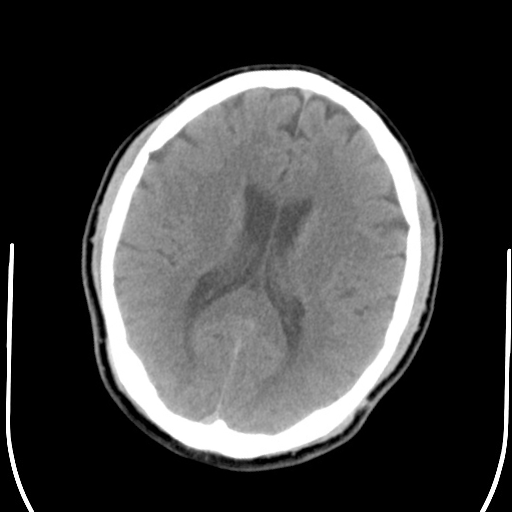
//> input picture 1093508_LA_hw1/公開測資/public_01.png, 512 x 512 px
$ ./1093508_LA_hw1 '公開測資/public_01.png' out.png   (built with g++ and OpenCV 4)
//> lines starting //> are read from the running program, lines starting //| are printed output that depends on the picture; after the words box and inside, x2 and y2 are one past the last pixel; in counts of white or black regions, pixels touching at a corner belong together
#include<opencv2/opencv.hpp>
#include<iostream>
#include<string>
#include<vector>
using namespace std;
using namespace cv;

int getMaxAreaContourId(vector <vector<cv::Point>> contours) {// code from https://stackoverflow.com/a/46200638 of course
	double maxArea = 0;
	int maxAreaContourId = -1;
	for (int j = 0; j < contours.size(); j++) {
		double newArea = cv::contourArea(contours.at(j));
		if (newArea > maxArea) {
			maxArea = newArea;
			maxAreaContourId = j;
		} // End if
	} // End for
	return maxAreaContourId;
} // End function


int main(int argc, char* argv[])
{
	//modify this two line for input and output
	String image_path = argv[1];
	String image_path_out = argv[2];


	Mat img = imread(image_path, IMREAD_GRAYSCALE);//load image as greyscale
//> img is the input picture: 512 rows x 512 cols, CV_8UC1; min 0, max 255, mean 66.3
	if (img.empty()) {
		cout << "Couldn't read the img: " << image_path << endl;
		return 1;
	}

	//imshow("Original", img);

	Mat thresh;
	threshold(img, thresh, 200, 255, THRESH_BINARY);
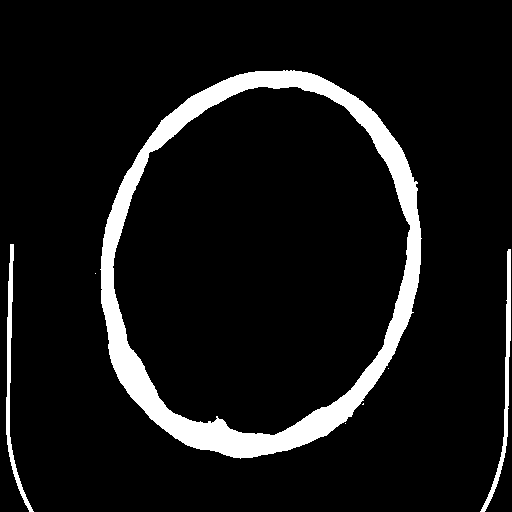
//> thresh: 512 rows x 512 cols, CV_8UC1; 8.3% white; 7 white regions (4 under 20 px)

	vector<vector<Point>> contours;
	vector<Vec4i> hierarchy;
	findContours(thresh, contours, hierarchy, RETR_TREE, CHAIN_APPROX_NONE);
//> contours = 8 contours, 4 with area under 20; largest, box (x1, y1, x2, y2) and area: (100, 70, 422, 459) 97262, (112, 86, 411, 436) 78634, (480, 249, 511, 512) 864, (6, 244, 34, 512) 862

	//=====removeal of noise=====
	Mat imgcpy = img.clone();

	Mat thresh_;
	inRange(imgcpy, 0, 0, thresh_);
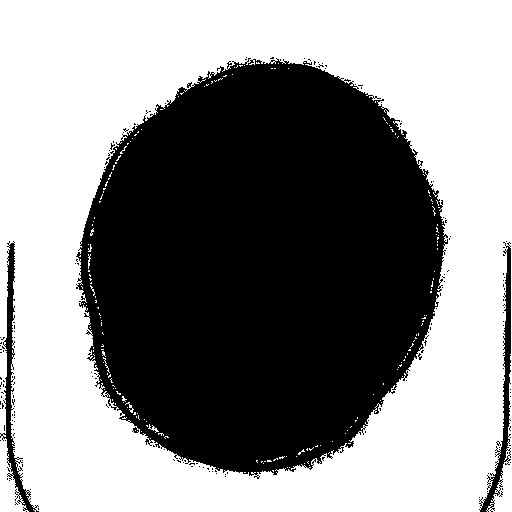
//> thresh_: 512 rows x 512 cols, CV_8UC1; 54.2% white; 171 black regions (168 under 20 px), largest, box (x1, y1, x2, y2) and area: (76, 58, 448, 479) 116126, (0, 241, 39, 512) 1791, (479, 242, 511, 512) 1718
	Mat thresh_inverted = 255 - thresh_;

	Mat mask = imgcpy.clone();
	mask = Scalar(0, 0, 0);
	drawContours(mask, contours, getMaxAreaContourId(contours), Scalar(255, 255, 255), -1);//Last arg FILLED is -1 in linux
//> the loop in getMaxAreaContourId, `for (int j = 0; j < contours.size(); j++)` made 8 passes
//> (newArea, maxArea) on passes 5, 7: (864, 864), (97262.5, 97262.5)
//> newArea on passes 6, 8: 862.5, 78634
//> after the loop in getMaxAreaContourId, `for (int j = 0; j < contours.size(); j++)`: maxArea = 97262.5; maxAreaContourId = 6
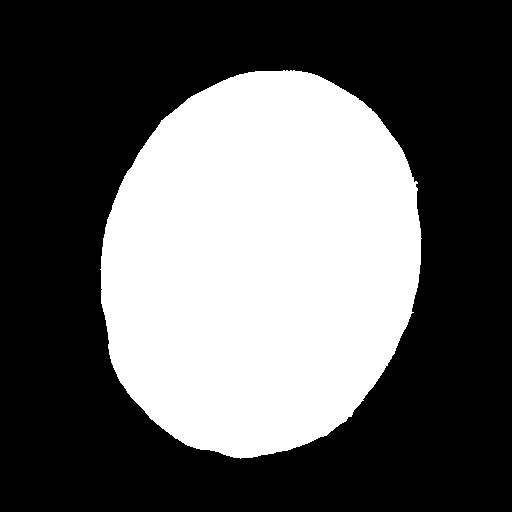
//> mask: 512 rows x 512 cols, CV_8UC1; 37.3% white; 1 white region, box (x1, y1, x2, y2) and area: (100, 70, 422, 459) 97778

	Mat mask_inverted = 255 - mask;
	Mat imgmasked;
	bitwise_and(imgcpy, imgcpy, imgmasked, mask);// masking image
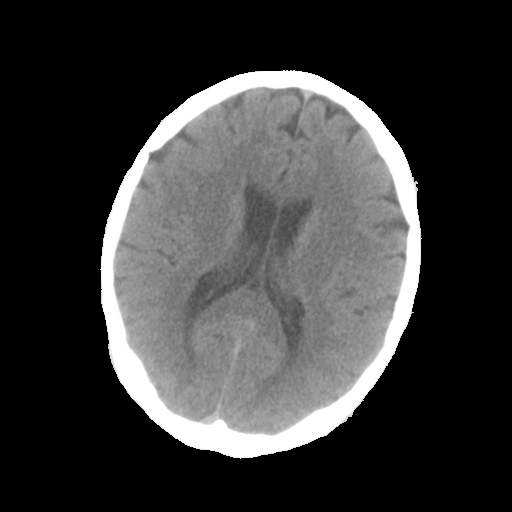
//> imgmasked: 512 rows x 512 cols, CV_8UC1; min 0, max 255, mean 58.1


	// [17 lines of commented-out code are left out]
	RotatedRect ellipse_out = fitEllipse(contours[(getMaxAreaContourId(contours))]);//find the largest contour
//> the loop in getMaxAreaContourId (call 2), `for (int j = 0; j < contours.size(); j++)` made 8 passes
//> ellipse_out = centre (260.2, 263.1), size (316, 392), angle 14.3


	//=====Drawing outlines for debugging comment before submitting =====
	/*
	* Mat out = img.clone();//making a copy of img
	cvtColor(out, out, COLOR_GRAY2BGR);//convert to RGB so I can draw color on it LOL
	ellipse(out, ellipse_out, Scalar(0, 255, 0, 255), 3);//drawing ellipse

	//draw circle at center
	circle(out, ellipse_out.center, 10, (255, 255, 255, 255), -1);
	//imshow("drawing", out);
	*/

	//=====end of Drawing=====

	//rotate the image
	Mat rotation;//matrix for storing rotation matrix
	rotation = getRotationMatrix2D(ellipse_out.center, ellipse_out.angle, 1.0);//ellipse_out.angle for rotation angle
//> rotation = [[0.969, 0.247, -56.86], [-0.247, 0.969, 72.32]]
	warpAffine(imgmasked, imgmasked, rotation, imgmasked.size());//rotate the image
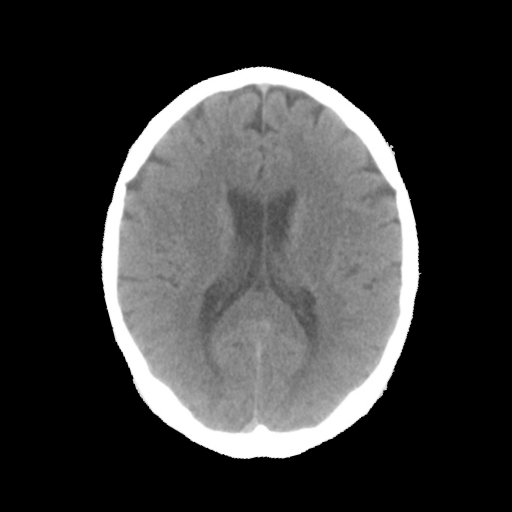
//> imgmasked: 512 rows x 512 cols, CV_8UC1; min 0, max 255, mean 58.1


	imwrite(image_path_out, imgmasked);

	// [24 lines of commented-out code are left out]
}

$ run again, on 1093508_LA_hw1/公開測資/public_03.png
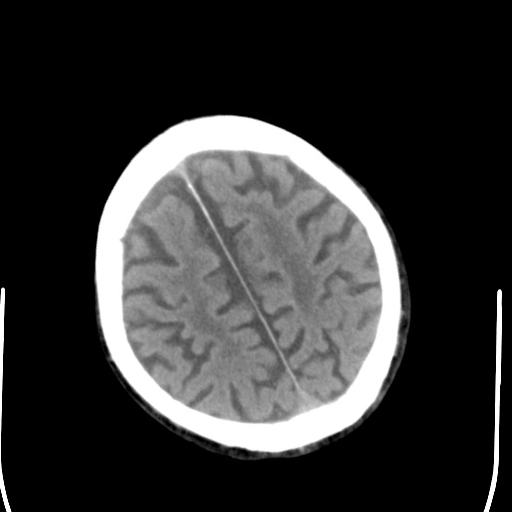
//> input picture 1093508_LA_hw1/公開測資/public_03.png, 512 x 512 px
//> img is the input picture: 512 rows x 512 cols, CV_8UC1; min 0, max 255, mean 53.7
//> `threshold(img, thresh, 200, 255, THRESH_BINARY);`:
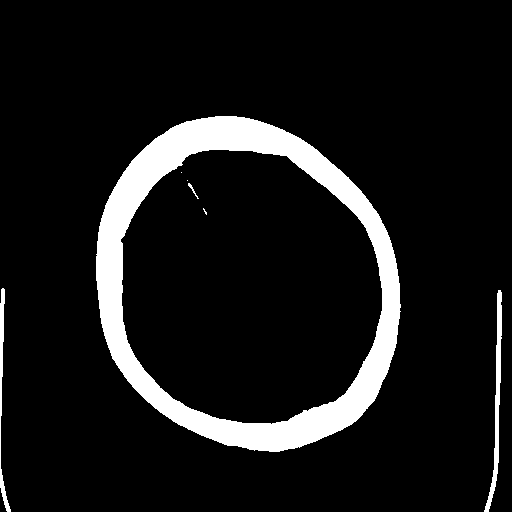
//> thresh: 512 rows x 512 cols, CV_8UC1; 9.6% white; 7 white regions (3 under 20 px)
//> contours = 8 contours, 4 with area under 20; largest, box (x1, y1, x2, y2) and area: (96, 116, 401, 452) 79666, (120, 149, 383, 425) 56957, (484, 290, 502, 512) 796, (0, 288, 11, 512) 391
//> thresh_: 512 rows x 512 cols, CV_8UC1; 65.4% white; 170 black regions (165 under 20 px), largest, box (x1, y1, x2, y2) and area: (86, 107, 416, 466) 87853, (480, 288, 504, 512) 1499, (0, 280, 16, 512) 968, (501, 426, 504, 456) 31, (4, 359, 7, 377) 20
//> the loop in getMaxAreaContourId, `for (int j = 0; j < contours.size(); j++)` made 8 passes
//> (newArea, maxArea) on passes 1, 3: (796, 796), (79666, 79666)
//> after the loop in getMaxAreaContourId, `for (int j = 0; j < contours.size(); j++)`: maxArea = 79666; maxAreaContourId = 2
//> mask: 512 rows x 512 cols, CV_8UC1; 30.6% white; 1 white region, box (x1, y1, x2, y2) and area: (96, 116, 401, 452) 80122
//> the loop in getMaxAreaContourId (call 2), `for (int j = 0; j < contours.size(); j++)` made 8 passes
//> ellipse_out = centre (246.5, 284.9), size (295.8, 343.1), angle 152.4
//> rotation = [[-0.886, 0.463, 333.2], [-0.463, -0.886, 651.5]]
//> `warpAffine(imgmasked, imgmasked, rotation, imgmasked.size());`:
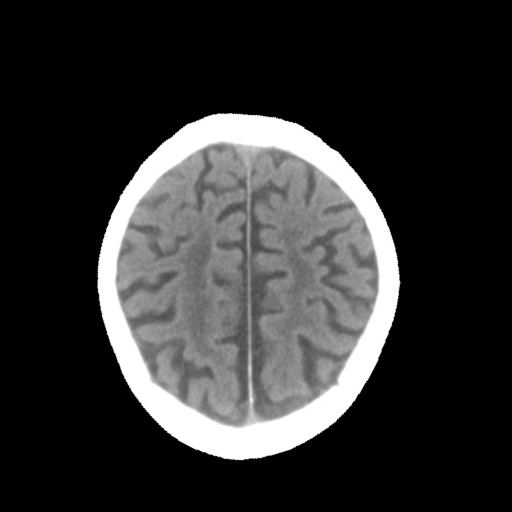
//> imgmasked: 512 rows x 512 cols, CV_8UC1; min 0, max 255, mean 50.5

$ run again, on 1093508_LA_hw1/公開測資/public_04.png
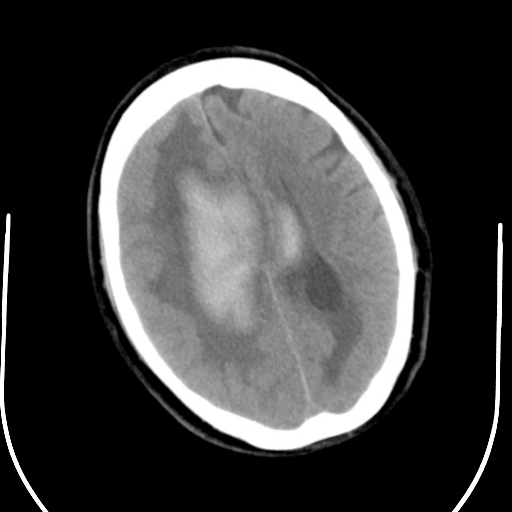
//> input picture 1093508_LA_hw1/公開測資/public_04.png, 512 x 512 px
//> img is the input picture: 512 rows x 512 cols, CV_8UC1; min 0, max 255, mean 63.8
//> `threshold(img, thresh, 200, 255, THRESH_BINARY);`:
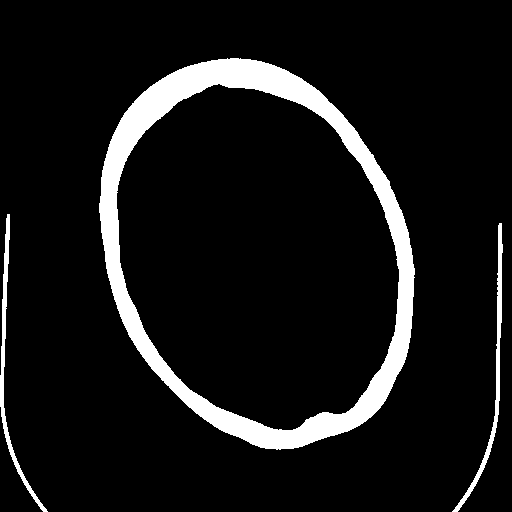
//> thresh: 512 rows x 512 cols, CV_8UC1; 8.9% white; 3 white regions
//> contours = 4 contours; box (x1, y1, x2, y2) and area: (99, 58, 415, 450) 94192, (116, 83, 400, 431) 74386, (452, 223, 503, 512) 992, (0, 214, 48, 512) 972
//> thresh_: 512 rows x 512 cols, CV_8UC1; 55.8% white; 236 black regions (233 under 20 px), largest, box (x1, y1, x2, y2) and area: (80, 39, 439, 463) 111162, (448, 216, 504, 512) 2106, (0, 208, 56, 512) 2069
//> the loop in getMaxAreaContourId, `for (int j = 0; j < contours.size(); j++)` made 4 passes
//> (newArea, maxArea) on passes 1, 3: (992.5, 992.5), (94192.5, 94192.5)
//> after the loop in getMaxAreaContourId, `for (int j = 0; j < contours.size(); j++)`: maxArea = 94192.5; maxAreaContourId = 2
//> mask: 512 rows x 512 cols, CV_8UC1; 36.1% white; 1 white region, box (x1, y1, x2, y2) and area: (99, 58, 415, 450) 94695
//> the loop in getMaxAreaContourId (call 2), `for (int j = 0; j < contours.size(); j++)` made 4 passes
//> ellipse_out = centre (256.7, 252.6), size (298.3, 402.2), angle 158.2
//> rotation = [[-0.929, 0.371, 401.5], [-0.371, -0.929, 582.3]]
//> `warpAffine(imgmasked, imgmasked, rotation, imgmasked.size());`:
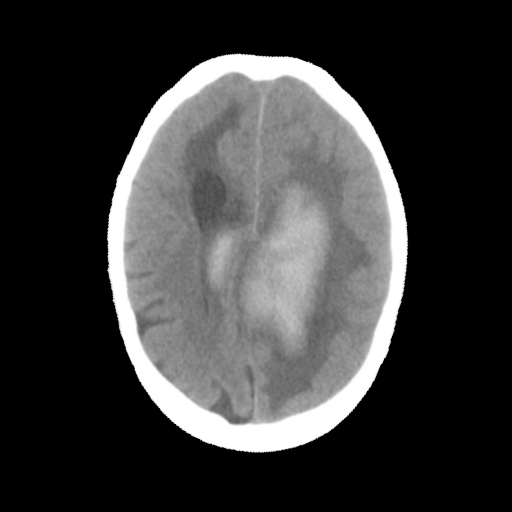
//> imgmasked: 512 rows x 512 cols, CV_8UC1; min 0, max 255, mean 58.4

$ run again, on 1093508_LA_hw1/公開測資/public_05.png
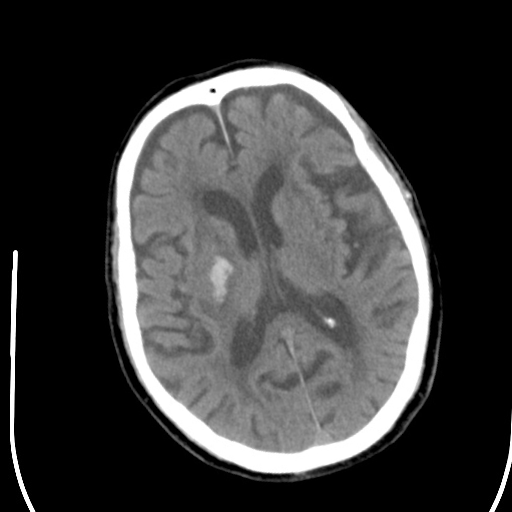
//> input picture 1093508_LA_hw1/公開測資/public_05.png, 512 x 512 px
//> img is the input picture: 512 rows x 512 cols, CV_8UC1; min 0, max 255, mean 58.8
//> `threshold(img, thresh, 200, 255, THRESH_BINARY);`:
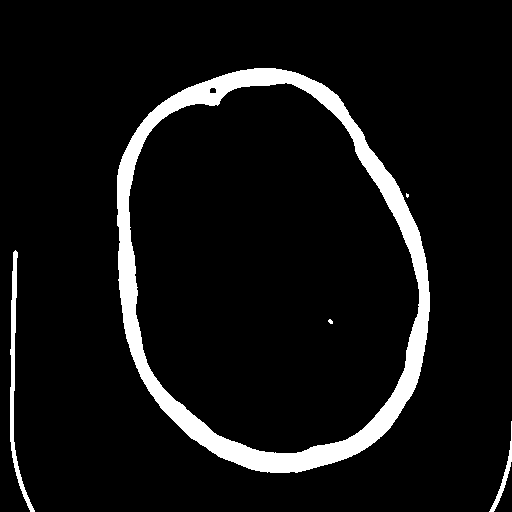
//> thresh: 512 rows x 512 cols, CV_8UC1; 7.3% white; 5 white regions (2 under 20 px)
//> contours = 7 contours, 2 with area under 20; largest, box (x1, y1, x2, y2) and area: (117, 68, 430, 473) 99844, (128, 82, 420, 454) 83170, (10, 250, 35, 512) 893, (489, 421, 512, 512) 223, (209, 87, 217, 94) 37
//> thresh_: 512 rows x 512 cols, CV_8UC1; 55.3% white; 208 black regions (205 under 20 px), largest, box (x1, y1, x2, y2) and area: (100, 55, 448, 488) 114214, (8, 248, 40, 512) 1810, (488, 408, 512, 512) 578
//> the loop in getMaxAreaContourId, `for (int j = 0; j < contours.size(); j++)` made 7 passes
//> (newArea, maxArea) on passes 1, 2, 4: (223, 223), (893, 893), (99844.5, 99844.5)
//> after the loop in getMaxAreaContourId, `for (int j = 0; j < contours.size(); j++)`: maxArea = 99844.5; maxAreaContourId = 3
//> mask: 512 rows x 512 cols, CV_8UC1; 38.3% white; 1 white region, box (x1, y1, x2, y2) and area: (117, 68, 430, 473) 100368
//> the loop in getMaxAreaContourId (call 2), `for (int j = 0; j < contours.size(); j++)` made 7 passes
//> ellipse_out = centre (269.1, 272.1), size (308.2, 413.3), angle 165.8
//> rotation = [[-0.97, 0.245, 463.4], [-0.245, -0.97, 601.9]]
//> `warpAffine(imgmasked, imgmasked, rotation, imgmasked.size());`:
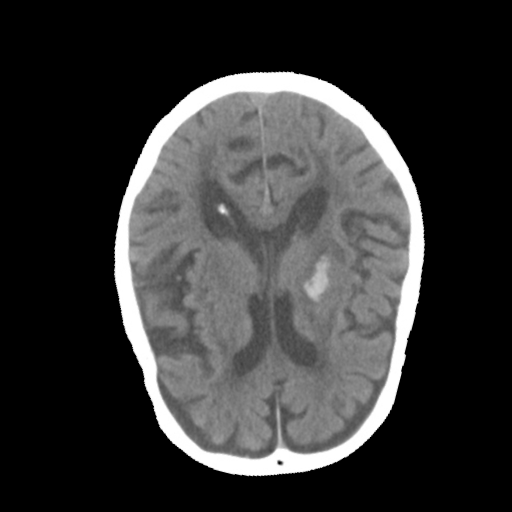
//> imgmasked: 512 rows x 512 cols, CV_8UC1; min 0, max 255, mean 54.3
